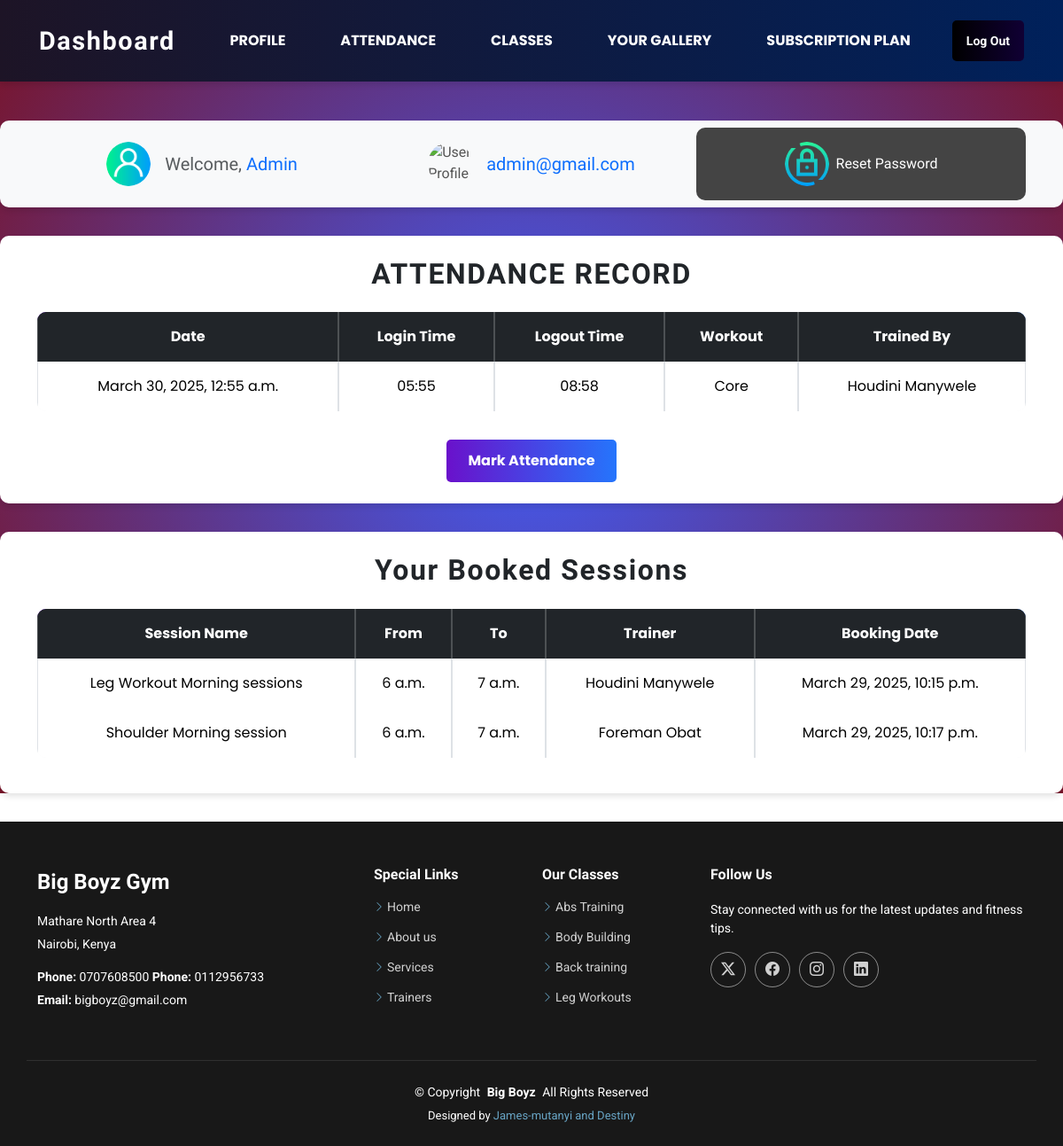
/dashboard (signed in), run on an earlier commit of the app's database.
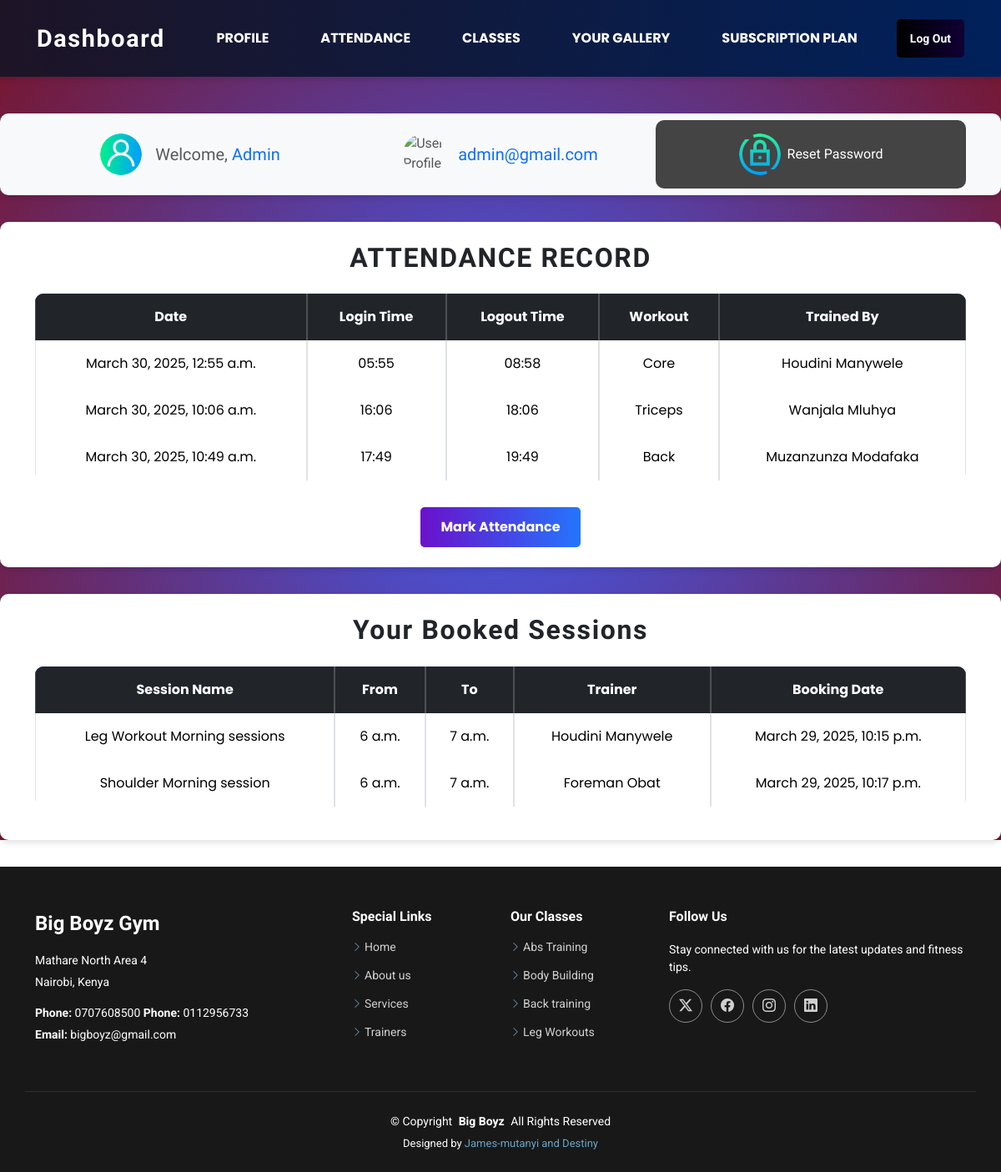
And on a later commit of the database.
### appone/models.py (models this page shows, shortened)
class Attendance(models.Model):
     user=models.ForeignKey(User, on_delete=models.CASCADE, related_name='attendance', null=True)
     selectdate= models.DateTimeField(auto_now_add=True)
     login =models.CharField(max_length=200)
     logout =models.CharField(max_length=200)
     selectworkout =models.CharField(max_length=200)
     trainedby =models.CharField(max_length=200)

class Booking(models.Model):
    user=models.ForeignKey(User, on_delete=models.CASCADE, related_name='bookings')
    booking_date = models.DateTimeField(auto_now_add=True)
    session=models.ForeignKey(Session, on_delete=models.CASCADE, related_name='bookings')
    class Meta:
        unique_together = ('user', 'session')

class Session(models.Model):
    name=models.CharField(max_length=200)
    workout=models.ForeignKey(Workout, on_delete=models.CASCADE)
    starttime=models.TimeField()
    endtime=models.TimeField()
    trainer=models.ForeignKey(Trainer, on_delete=models.CASCADE, related_name='classes')
    img= models.ImageField(upload_to="session/")
    capacity = models.PositiveIntegerField(default=30)

class Trainer(models.Model):
    user=models.OneToOneField(User, on_delete=models.CASCADE, null=True, related_name='trainer_profile')
    full_name=models.CharField(max_length=205)
    username=models.CharField(max_length=205, null =True)
    psw =models.CharField(max_length=205, default="trainer")
    mobile=models.CharField(max_length=205)
    details=models.TextField()
    image= models.ImageField(upload_to="trainers/")
    is_active= models.BooleanField(default=False)
    datejoined=models.DateTimeField(auto_now_add=True, null=True)
    def __str__(self):
        return self.full_name

### appone/views.py (the view)
# urls.py: path('dashboard',views.dashboard, name="dashboard"),
def dashboard(request):
    if not request.user.is_authenticated:
        messages.warning(request,"Please login first.")
        return redirect('/login')
    user = request.user
    attendance=Attendance.objects.all()
    user_session =request.user.bookings.all()
    attendance_records = Attendance.objects.filter(user=user)
    user_bookings = Booking.objects.filter(user=user).select_related('session', 'session__trainer__user')
    return render(request, 'dashboard.html', {"attendance":attendance, "user_session":user_session, 'user_bookings': user_bookings, "attendance_records": attendance_records})

### templates/dashboard.html (shortened to what the changed rows need)
{%extends "base.html"%} {% block title %} User Dashboard {% endblock title %}
{%block content %}
<header
  id="header"
  class="header d-flex align-items-center fixed-top"
  style="
    background: linear-gradient(to right, rgb(29, 20, 38), rgb(0, 33, 91));
    box-shadow: 0 4px 6px rgba(0, 0, 0, 0.1);
    padding: 1rem 2rem;
    z-index: 1000;
  "
>
  <div
    class="container-fluid container-xl position-relative d-flex align-items-center justify-content-between"
  >
    <a href="/" class="logo d-flex align-items-center text-decoration-none">
      <h1
        class="sitename text-white fw-bold"
        style="font-size: 1.8rem; letter-spacing: 0.1rem"
      >
        Dashboard
      </h1>
    </a>
  </div>
</header>
<main
  id="main"
  style="
    background: radial-gradient(
      circle,
      rgba(63, 94, 251, 1) 0%,
      rgba(121, 20, 41, 1) 100%
    );
    padding-top: 5rem;
  "
>
  <section
    id="attendance"
    class="py-4"
    style="
      background: #ffffff;
      border-radius: 10px;
      margin: 2rem auto;
      max-width: 1200px;
      box-shadow: 0 4px 6px rgba(0, 0, 0, 0.1);
      font-family: 'poppins', sans-serif;
    "
  >
    <div class="container">
      <div class="table-responsive">
        <table
          class="table table-bordered table-hover"
          style="
            border-collapse: separate;
            border-spacing: 0;
            background: #f8f9fa;
            border-radius: 10px;
            overflow: hidden;
          "
        >
          <thead
            class="table-dark"
            style="
              background: linear-gradient(to right, #6a11cb, #2575fc);
              color: white;
              font-weight: bold;
            "
          >
            <tr>
              <th style="padding: 1rem; text-align: center">Date</th>
              <th style="padding: 1rem; text-align: center">Login Time</th>
              <th style="padding: 1rem; text-align: center">Logout Time</th>
              <th style="padding: 1rem; text-align: center">Workout</th>
              <th style="padding: 1rem; text-align: center">Trained By</th>
            </tr>
          </thead>
          <tbody>
            {% for x in attendance_records %}
            <tr
              style="transition: background 0.3s ease"
              onmouseover="this.style.background='#e9ecef';"
              onmouseout="this.style.background='';"
            >
              <td style="padding: 1rem; text-align: center">
                {{ x.selectdate }}
              </td>
              <td style="padding: 1rem; text-align: center">{{ x.login }}</td>
              <td style="padding: 1rem; text-align: center">{{ x.logout }}</td>
              <td style="padding: 1rem; text-align: center">
                {{ x.selectworkout }}
              </td>
              <td style="padding: 1rem; text-align: center">
                {{ x.trainedby }}
              </td>
            </tr>
            {% endfor %}
          </tbody>
        </table>
      </div>
    </div>
  </section>
  <section
    id="classes"
    class="py-4"
    style="
      background: #ffffff;
      border-radius: 10px;
      margin: 2rem auto;
      max-width: 1200px;
      box-shadow: 0 4px 6px rgba(0, 0, 0, 0.1);
      font-family: 'poppins', sans-serif;
    "
  >
    <div class="container">
      <h2
        class="text-center text-dark mb-4"
        style="font-size: 2rem; font-weight: bold; letter-spacing: 0.1rem"
      >
        Your Booked Sessions
      </h2>
      {% if user_bookings %}
      <div class="table-responsive">
        <table
          class="table table-bordered table-hover"
          style="
            border-collapse: separate;
            border-spacing: 0;
            background: #f8f9fa;
            border-radius: 10px;
            overflow: hidden;
          "
        >
          <thead
            class="table-dark"
            style="
              background: linear-gradient(to right, #6a11cb, #2575fc);
              color: white;
              font-weight: bold;
            "
          >
            <tr>
              <th style="padding: 1rem; text-align: center">Session Name</th>
              <th style="padding: 1rem; text-align: center">From</th>
              <th style="padding: 1rem; text-align: center">To</th>
              <th style="padding: 1rem; text-align: center">Trainer</th>
              <th style="padding: 1rem; text-align: center">Booking Date</th>
            </tr>
          </thead>
          <tbody>
            {% for booking in user_bookings %}
            <tr
              style="transition: background 0.3s ease"
              onmouseover="this.style.background='#e9ecef';"
              onmouseout="this.style.background='';"
            >
              <td style="padding: 1rem; text-align: center">
                {{ booking.session.name }}
              </td>
              <td style="padding: 1rem; text-align: center">
                {{ booking.session.starttime }}
              </td>
              <td style="padding: 1rem; text-align: center">
                {{ booking.session.endtime }}
              </td>
              <td style="padding: 1rem; text-align: center">
                {{ booking.session.trainer }}
              </td>
              <td style="padding: 1rem; text-align: center">
                {{ booking.booking_date }}
              </td>
            </tr>
            {% endfor %}
          </tbody>
        </table>
      </div>
      {% endif %}
    </div>
  </section>
</main>
{% endblock %}

What changed in the data, as far as the page shows it:
added Attendance: selectdate "March 30, 2025, 10:06 a.m.", login "16:06", logout "18:06", selectworkout "Triceps", trainedby "Wanjala Mluhya"
added Attendance: selectdate "March 30, 2025, 10:49 a.m.", login "17:49", logout "19:49", selectworkout "Back", trainedby "Muzanzunza Modafaka"
